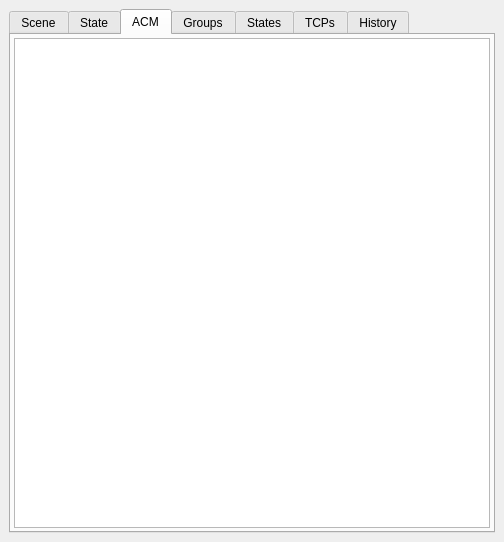
<?xml version="1.0" encoding="UTF-8"?>
<ui version="4.0">
 <class>EnvironmentWidget</class>
 <widget class="QWidget" name="EnvironmentWidget">
  <property name="geometry">
   <rect>
    <x>0</x>
    <y>0</y>
    <width>504</width>
    <height>542</height>
   </rect>
  </property>
  <property name="windowTitle">
   <string>Form</string>
  </property>
  <layout class="QVBoxLayout" name="verticalLayout">
   <property name="leftMargin">
    <number>9</number>
   </property>
   <property name="topMargin">
    <number>9</number>
   </property>
   <property name="rightMargin">
    <number>9</number>
   </property>
   <property name="bottomMargin">
    <number>9</number>
   </property>
   <item>
    <widget class="QTabWidget" name="tab_widget">
     <property name="currentIndex">
      <number>2</number>
     </property>
     <widget class="QWidget" name="scene_tab">
      <attribute name="title">
       <string>Scene</string>
      </attribute>
      <layout class="QVBoxLayout" name="verticalLayout_2">
       <property name="leftMargin">
        <number>3</number>
       </property>
       <property name="topMargin">
        <number>3</number>
       </property>
       <property name="rightMargin">
        <number>3</number>
       </property>
       <property name="bottomMargin">
        <number>3</number>
       </property>
       <item>
        <widget class="QTreeView" name="scene_tree_view">
         <property name="editTriggers">
          <set>QAbstractItemView::NoEditTriggers</set>
         </property>
        </widget>
       </item>
      </layout>
     </widget>
     <widget class="QWidget" name="state_tab">
      <attribute name="title">
       <string>State</string>
      </attribute>
      <layout class="QVBoxLayout" name="verticalLayout_5">
       <property name="leftMargin">
        <number>3</number>
       </property>
       <property name="topMargin">
        <number>3</number>
       </property>
       <property name="rightMargin">
        <number>3</number>
       </property>
       <property name="bottomMargin">
        <number>3</number>
       </property>
       <item>
        <widget class="QTreeView" name="state_tree_view">
         <property name="editTriggers">
          <set>QAbstractItemView::NoEditTriggers</set>
         </property>
        </widget>
       </item>
      </layout>
     </widget>
     <widget class="QWidget" name="acm_tab">
      <attribute name="title">
       <string>ACM</string>
      </attribute>
      <layout class="QVBoxLayout" name="verticalLayout_3">
       <property name="leftMargin">
        <number>3</number>
       </property>
       <property name="topMargin">
        <number>3</number>
       </property>
       <property name="rightMargin">
        <number>3</number>
       </property>
       <property name="bottomMargin">
        <number>3</number>
       </property>
       <item>
        <widget class="tesseract_gui::AllowedCollisionMatrixTreeView" name="acm_tree_view">
         <property name="editTriggers">
          <set>QAbstractItemView::NoEditTriggers</set>
         </property>
        </widget>
       </item>
      </layout>
     </widget>
     <widget class="QWidget" name="groups_tab">
      <attribute name="title">
       <string>Groups</string>
      </attribute>
      <layout class="QVBoxLayout" name="verticalLayout_4">
       <property name="leftMargin">
        <number>3</number>
       </property>
       <property name="topMargin">
        <number>3</number>
       </property>
       <property name="rightMargin">
        <number>3</number>
       </property>
       <property name="bottomMargin">
        <number>3</number>
       </property>
       <item>
        <widget class="QTreeView" name="groups_tree_view">
         <property name="editTriggers">
          <set>QAbstractItemView::NoEditTriggers</set>
         </property>
        </widget>
       </item>
      </layout>
     </widget>
     <widget class="QWidget" name="group_states_tab">
      <attribute name="title">
       <string>States</string>
      </attribute>
      <layout class="QVBoxLayout" name="verticalLayout_8">
       <property name="leftMargin">
        <number>3</number>
       </property>
       <property name="topMargin">
        <number>3</number>
       </property>
       <property name="rightMargin">
        <number>3</number>
       </property>
       <property name="bottomMargin">
        <number>3</number>
       </property>
       <item>
        <widget class="QTreeView" name="group_states_tree_view">
         <property name="editTriggers">
          <set>QAbstractItemView::NoEditTriggers</set>
         </property>
        </widget>
       </item>
      </layout>
     </widget>
     <widget class="QWidget" name="group_tcps_tab">
      <attribute name="title">
       <string>TCPs</string>
      </attribute>
      <layout class="QVBoxLayout" name="verticalLayout_6">
       <property name="leftMargin">
        <number>3</number>
       </property>
       <property name="topMargin">
        <number>3</number>
       </property>
       <property name="rightMargin">
        <number>3</number>
       </property>
       <property name="bottomMargin">
        <number>3</number>
       </property>
       <item>
        <widget class="QTreeView" name="group_tcps_tree_view">
         <property name="editTriggers">
          <set>QAbstractItemView::NoEditTriggers</set>
         </property>
        </widget>
       </item>
      </layout>
     </widget>
     <widget class="QWidget" name="cmd_history_tab">
      <attribute name="title">
       <string>History</string>
      </attribute>
      <layout class="QVBoxLayout" name="verticalLayout_7">
       <property name="leftMargin">
        <number>3</number>
       </property>
       <property name="topMargin">
        <number>3</number>
       </property>
       <property name="rightMargin">
        <number>3</number>
       </property>
       <property name="bottomMargin">
        <number>3</number>
       </property>
       <item>
        <widget class="QTreeView" name="cmd_history_tree_view">
         <property name="editTriggers">
          <set>QAbstractItemView::NoEditTriggers</set>
         </property>
        </widget>
       </item>
      </layout>
     </widget>
    </widget>
   </item>
  </layout>
 </widget>
 <customwidgets>
  <customwidget>
   <class>tesseract_gui::AllowedCollisionMatrixTreeView</class>
   <extends>QTreeView</extends>
   <header>tesseract_widgets/acm/allowed_collision_matrix_tree_view.h</header>
  </customwidget>
 </customwidgets>
 <resources/>
 <connections/>
</ui>
